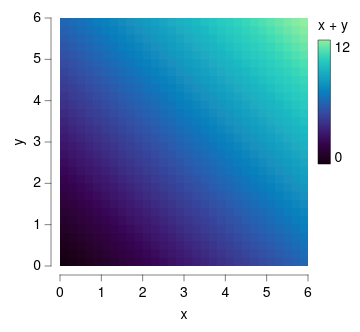

Here is the Vega-Lite specification saved for this chart:
### Vega-Lite specification from a JSON file in a GitHub repository (floating-point values rounded to 4 significant figures; data arrays with more than 128 entries replaced by an {"elided": "..."} marker saying what was removed)
{"background": null, "config": {"arc": {"fill": "#DBDBDB", "fillOpacity": 1.0, "innerRadius": 31.0, "padAngle": 0.03, "stroke": "black", "strokeOpacity": 1, "strokeWidth": 0.25}, "area": {"fill": "#DBDBDB", "fillOpacity": 1.0, "stroke": "black", "strokeOpacity": 1, "strokeWidth": 0.25}, "axis": {"domain": true, "domainCap": "round", "domainColor": "black", "domainWidth": 0.25, "grid": false, "gridCap": "round", "gridColor": "#F1F1F1", "gridDash": [0, 0], "gridOpacity": 1.0, "gridWidth": 0.25, "labelColor": "black", "labelFont": "Helvetica Neue", "labelFontSize": 7, "labelFontStyle": "normal", "labelFontWeight": 400, "offset": 4.5, "ticks": true, "tickCap": "round", "tickColor": "black", "tickRound": false, "tickSize": 3, "tickWidth": 0.25, "titleColor": "black", "titleFont": "Helvetica Neue", "titleFontSize": 7, "titleFontStyle": "normal", "titleFontWeight": 400}, "axisX": {"domain": true, "labelAlign": "center", "labelAngle": 0, "labels": true, "ticks": true, "translate": 0}, "axisY": {"domain": true, "labelAlign": "right", "labelAngle": 0, "labels": true, "ticks": true, "translate": 0}, "axisRight": {"domain": true, "labelAlign": "left", "labelAngle": 0, "labels": true, "ticks": true, "translate": 0}, "axisTop": {"domain": true, "labelAlign": "center", "labelAngle": 0, "labels": true, "ticks": true, "translate": 0}, "axisBand": {"tickOffset": 0}, "bar": {"fill": "#DBDBDB", "fillOpacity": 1.0, "stroke": "black", "strokeOpacity": 1, "strokeWidth": 0.25}, "boxplot": {"size": 11.16, "ticks": {"cornerRadius": 0.25, "fill": "black", "size": 5.58, "thickness": 0.25}, "box": {"fillOpacity": 1.0, "stroke": "black", "strokeOpacity": 1, "strokeWidth": 0.25}, "median": {"fill": "black", "fillOpacity": 1.0, "size": 11.16, "thickness": 0.25}, "rule": {"fill": "black", "fillOpacity": 1.0, "size": 12.4, "stroke": "black", "strokeDash": [0, 0], "strokeOpacity": 1, "strokeWidth": 0.25}, "outliers": {"color": "black", "fill": "black", "fillOpacity": 1.0, "size": 0, "stroke": "black", "strokeOpacity": 1, "strokeWidth": 0.25}}, "circle": {"fill": "black", "fillOpacity": 1.0, "size": 0.62, "stroke": null, "strokeOpacity": 1, "strokeWidth": 0.25}, "errorband": {"band": {"fillOpacity": 0.6, "stroke": null, "strokeWidth": 0.25, "strokeOpacity": 1}, "borders": {"opacity": 0, "strokeOpacity": 0.25, "strokeWidth": 1}}, "errorbar": {"opacity": 1, "rule": {"strokeDash": [0, 0], "strokeWidth": 0.25}, "ticks": {"color": "black", "cornerRadius": 0.125, "opacity": 1, "size": 7.44, "thickness": 0.25}, "thickness": 0.25}, "font": "Helvetica Neue", "geoshape": {"fill": "#DBDBDB", "fillOpacity": 1.0, "stroke": "black", "strokeOpacity": 1, "strokeWidth": 0.25}, "header": {"labelColor": "black", "labelFont": "Helvetica Neue", "labelFontSize": 7, "labelFontStyle": "normal", "labelFontWeight": 400, "titleColor": "black", "titleFont": "Helvetica Neue", "titleFontSize": 7, "titleFontStyle": "normal", "titleFontWeight": 400, "titlePadding": 0}, "legend": {"disable": false, "offset": 4.5, "titlePadding": 4, "labelOffset": 2, "gradientLabelOffset": 2, "gradientLength": 62.0, "gradientThickness": 6.2, "gradientOpacity": 1.0, "gradientStrokeColor": "black", "gradientStrokeWidth": 0.25, "labelColor": "black", "labelFont": "Helvetica Neue", "labelFontSize": 7, "labelFontStyle": "normal", "labelFontWeight": 400, "strokeColor": "black", "strokeWidth": 0, "symbolSize": 42, "symbolStrokeColor": "black", "symbolStrokeWidth": 0.25, "titleColor": "black", "titleFont": "Helvetica Neue", "titleFontSize": 7, "titleFontStyle": "normal", "titleFontWeight": 400}, "line": {"color": "black", "stroke": "black", "strokeCap": "round", "strokeDash": [0, 0], "strokeOpacity": 1, "strokeWidth": 0.375}, "point": {"filled": true, "fill": "#DBDBDB", "fillOpacity": 1.0, "size": 6.2, "stroke": "black", "strokeOpacity": 1, "strokeWidth": 0.25}, "range": {"category": ["#C6D9F1", "#F1C9CB", "#FEF0B9", "#CEE37A", "#7AA8E0", "#E589A3", "#FDDD5D", "#68B961", "#4177B1", "#C35082", "#E5C227", "#438156"], "diverging": {"scheme": ["#C35082", "#CE6D94", "#D989A7", "#E2A4BA", "#EABFCE", "#F1DBE2", "#F6F6F6", "#D7E0EB", "#B9CBE0", "#9BB6D5", "#7DA1C9", "#5F8CBD", "#4177B1"]}, "heatmap": {"scheme": ["#130010", "#27022E", "#370453", "#3D1E76", "#3A3B92", "#2E57AA", "#1374BA", "#1A90BE", "#20ABC1", "#27C6C1", "#48DEB3", "#91EE9F"]}, "ordinal": {"scheme": ["#F1F1F1", "#DBDBDB", "#C6C6C6", "#B2B2B2", "#9D9D9D", "#898989", "#767676", "#636363", "#515151", "#404040", "#2F2F2F", "#1F1F1F"]}, "ramp": {"scheme": ["#130010", "#27022E", "#370453", "#3D1E76", "#3A3B92", "#2E57AA", "#1374BA", "#1A90BE", "#20ABC1", "#27C6C1", "#48DEB3", "#91EE9F"]}}, "rule": {"color": "black", "stroke": "black", "strokeCap": "round", "strokeDash": [2, 2], "strokeOpacity": 1, "strokeWidth": 0.25}, "scale": {"bandPaddingInner": 0.1, "bandPaddingOuter": 0.1, "round": false}, "rect": {"fill": "#DBDBDB", "fillOpacity": 1.0, "stroke": "black", "strokeOpacity": 1, "strokeWidth": 0.25}, "square": {"fill": "#DBDBDB", "fillOpacity": 1.0, "size": 12.4, "stroke": "black", "strokeOpacity": 1, "strokeWidth": 0.25}, "text": {"color": "black", "font": "Helvetica Neue", "fontSize": 7, "fontStyle": "normal", "fontWeight": 400}, "title": {"anchor": "middle", "frame": "group", "color": "black", "font": "Helvetica Neue", "fontSize": 7, "fontStyle": "normal", "fontWeight": 400, "subtitleColor": "black", "subtitleFont": "Helvetica Neue", "subtitleFontSize": "Helvetica Neue", "subtitleFontStyle": "normal", "subtitleFontWeight": 400}, "view": {"continuousWidth": 124, "continuousHeight": 124, "discreteWidth": 124, "discreteHeight": 124, "fill": null, "stroke": null, "strokeWidth": 0.25}}, "data": {"name": "data-91e7e8aa1d7a30b84ced93bba3536a21"}, "mark": {"type": "rect", "clip": true, "stroke": null}, "encoding": {"color": {"field": "z", "title": "x + y", "type": "quantitative"}, "x": {"axis": {"values": [0, 1, 2, 3, 4, 5, 6]}, "field": "x0", "scale": {"domain": [0, 6], "nice": false}, "title": "x", "type": "quantitative"}, "x2": {"field": "x1"}, "y": {"axis": {"values": [0, 1, 2, 3, 4, 5, 6]}, "field": "y0", "scale": {"domain": [0, 6], "nice": false}, "title": "y", "type": "quantitative"}, "y2": {"field": "y1"}}, "$schema": "https://vega.github.io/schema/vega-lite/v6.4.1.json", "datasets": {"data-91e7e8aa1d7a30b84ced93bba3536a21": {"elided": "900 records"}}}
